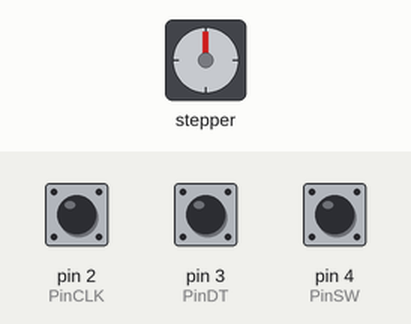
Recording of a sketch running on a simulated Arduino Uno, built with avr-gcc and run on an emulated ATmega328P. Shown: stepper motor. The inputs (shaded band) are chosen by the test bench; at power-on: pin 2 (PinCLK) LOW, pin 4 (PinSW) HIGH, pin 3 (PinDT) HIGH. Stepper angles assume 2048 steps per turn.

Above: at 1.2 s.
1.3 s: pin 2 (PinCLK) pulsed HIGH 2 times (0.12 s each, 0.3 s apart)
At 2.3 s:
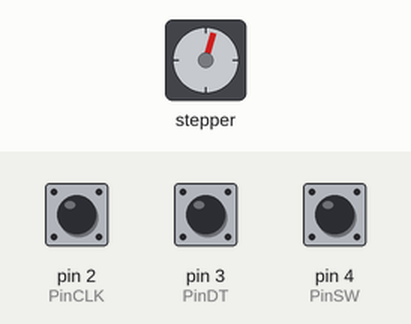
3.4 s: pin 4 (PinSW) pulled LOW for 0.15 s
At 4.1 s:
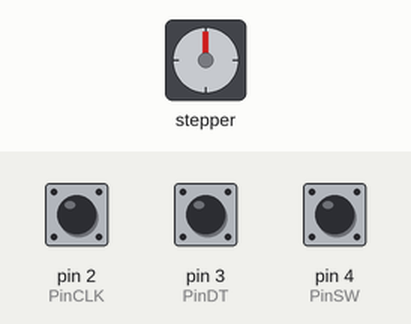
5.1 s: pin 2 (PinCLK) pulsed HIGH 5 times (0.12 s each, 0.3 s apart)
At 7.1 s:
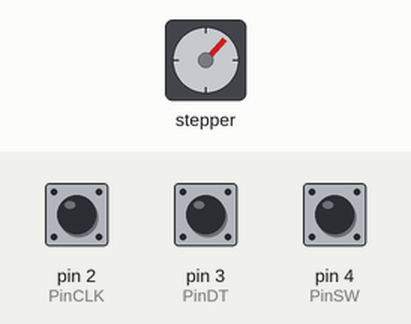
8.1 s: pin 4 (PinSW) pulled LOW for 1 s
At 9.0 s:
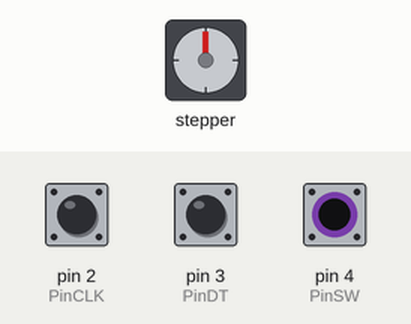
Timing chart, 0 to 11.1 s (numbered marks = the images above; inputs shaded):
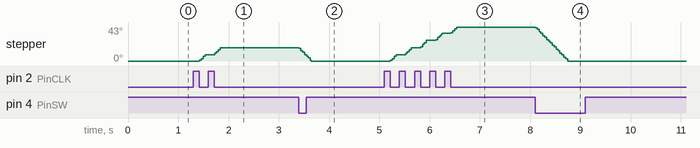

The sketch:

With_Encoder.ino
```cpp
//www.elegoo.com
//2016.12.12

#include "Stepper.h"
#define STEPS  32   // Number of steps for one revolution of Internal shaft
                    // 2048 steps for one revolution of External shaft

volatile boolean TurnDetected;  // need volatile for Interrupts
volatile boolean rotationdirection;  // CW or CCW rotation

const int PinCLK=2;   // Generating interrupts using CLK signal
const int PinDT=3;    // Reading DT signal
const int PinSW=4;    // Reading Push Button switch

int RotaryPosition=0;    // To store Stepper Motor Position

int PrevPosition;     // Previous Rotary position Value to check accuracy
int StepsToTake;      // How much to move Stepper

// Setup of proper sequencing for Motor Driver Pins
// In1, In2, In3, In4 in the sequence 1-3-2-4
Stepper small_stepper(STEPS, 8, 10, 9, 11);

// Interrupt routine runs if CLK goes from HIGH to LOW
void isr ()  {
  delay(4);  // delay for Debouncing
  if (digitalRead(PinCLK))
    rotationdirection= digitalRead(PinDT);
  else
    rotationdirection= !digitalRead(PinDT);
  TurnDetected = true;
}

void setup ()  {

pinMode(PinCLK,INPUT);
pinMode(PinDT,INPUT);
pinMode(PinSW,INPUT);
digitalWrite(PinSW, HIGH); // Pull-Up resistor for switch
attachInterrupt (0,isr,FALLING); // interrupt 0 always connected to pin 2 on Arduino UNO
}

void loop ()  {
  small_stepper.setSpeed(700); //Max seems to be 700
  if (!(digitalRead(PinSW))) {   // check if button is pressed
    if (RotaryPosition == 0) {  // check if button was already pressed
    } else {
        small_stepper.step(-(RotaryPosition*50));
        RotaryPosition=0; // Reset position to ZERO
      }
    }

  // Runs if rotation was detected
  if (TurnDetected)  {
    PrevPosition = RotaryPosition; // Save previous position in variable
    if (rotationdirection) {
      RotaryPosition=RotaryPosition-1;} // decrase Position by 1
    else {
      RotaryPosition=RotaryPosition+1;} // increase Position by 1

    TurnDetected = false;  // do NOT repeat IF loop until new rotation detected

    // Which direction to move Stepper motor
    if ((PrevPosition + 1) == RotaryPosition) { // Move motor CW
      StepsToTake=50;
      small_stepper.step(StepsToTake);
    }

    if ((RotaryPosition + 1) == PrevPosition) { // Move motor CCW
      StepsToTake=-50;
      small_stepper.step(StepsToTake);
    }
  }
     digitalWrite(8, LOW);
     digitalWrite(9, LOW);
     digitalWrite(10, LOW);
     digitalWrite(11, LOW);
}
```

Measured:
- after the input at 1.3 s, stepper: turns 17° clockwise in 0.41 s, starting after 0.12 s
- after the input at 3.4 s, stepper: turns 17° counter-clockwise in 0.25 s, starting at once
- after the input at 5.1 s, stepper: turns 43° clockwise in 1.3 s, starting after 0.12 s
- after the input at 8.1 s, stepper: turns 43° counter-clockwise in 0.64 s, starting at once
